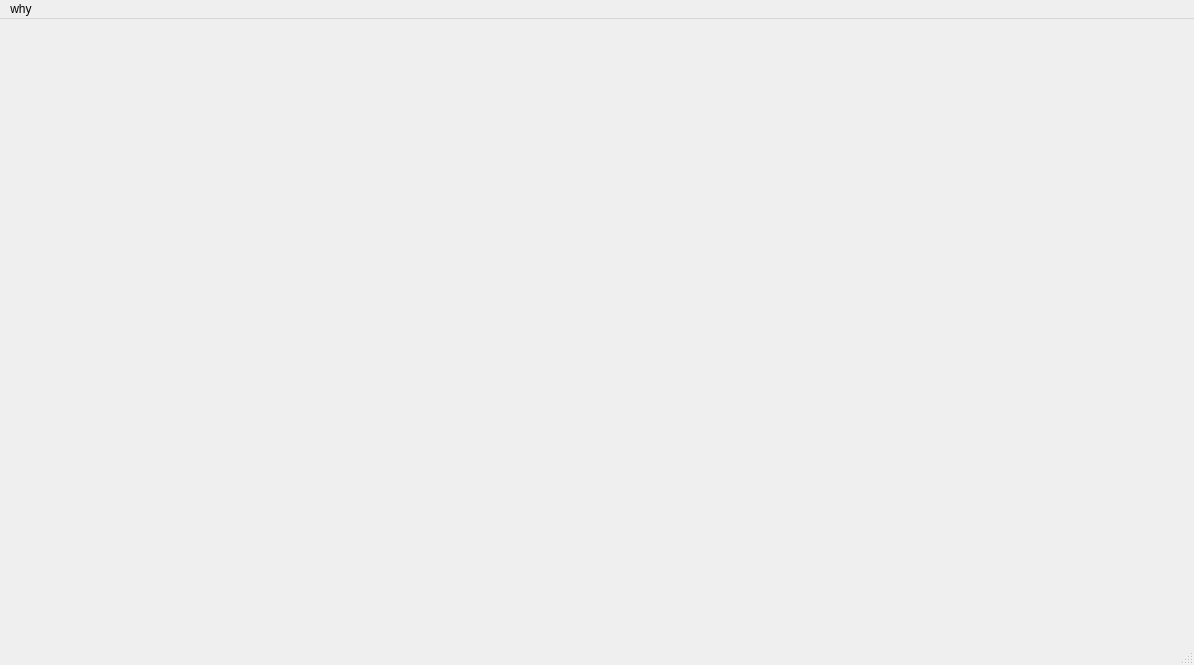
<?xml version="1.0" encoding="UTF-8"?>
<ui version="4.0">
 <class>MainWindow</class>
 <widget class="QMainWindow" name="MainWindow">
  <property name="geometry">
   <rect>
    <x>0</x>
    <y>0</y>
    <width>1194</width>
    <height>665</height>
   </rect>
  </property>
  <property name="windowTitle">
   <string>MainWindow</string>
  </property>
  <widget class="QWidget" name="centralwidget"/>
  <widget class="QMenuBar" name="menubar">
   <property name="geometry">
    <rect>
     <x>0</x>
     <y>0</y>
     <width>1194</width>
     <height>21</height>
    </rect>
   </property>
   <widget class="QMenu" name="menuwhy">
    <property name="title">
     <string>why</string>
    </property>
   </widget>
   <addaction name="menuwhy"/>
  </widget>
  <widget class="QStatusBar" name="statusbar"/>
 </widget>
 <resources/>
 <connections/>
</ui>
